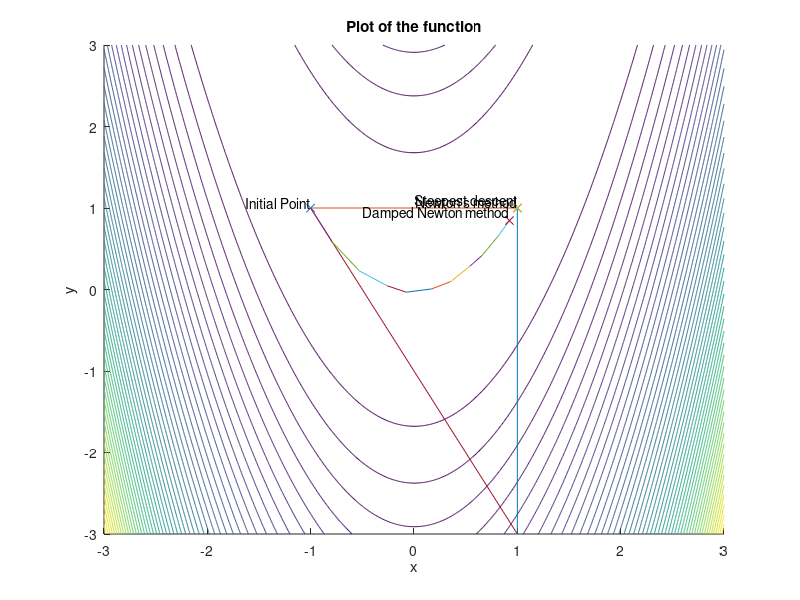

MATLAB code to generate this figure:
function CP_6_9()
format short;
f = @(x) 100*(x(2)-x(1)^2)^2 + (1-x(1))^2;
gradf = @(x) [400*x(1)*(x(1)^2-x(2))+2*(x(1)-1); 200*(x(2)-x(1)^2)];
hessf = @(x) [1200*x(1)^2-400*x(2)+2, -400*x(1); -400*x(1), 200];

tolerance = 1e-6;
max_iteration = 100;
x0 = [-1 0 2; 1 1 1];



for i = 1:1
    
[x, y] = meshgrid(-3.0:0.01:3.0, -3.0:0.01:3.0);
figure(i);
hold on;
contour(-3.0:0.01:3.0, -3.0:0.01:3.0, 100*(y-x.^2).^2 + (1-x).^2, 50);
plot(x0(1,i), x0(2,i), 'x');
text(x0(1,i), x0(2,i), 'Initial Point', 'VerticalAlignment', 'bottom', 'HorizontalAlignment', 'right');
xlabel('x');
ylabel('y');
title('Plot of the function');


    iter_1 = 0;
    x = x0(:, i); % takes the start points column by column
    s = ones(size(x));
    fprintf('Starting point:\n');
    disp(x);
    disp('Steepest descent:');

    %fprintf("\n\n");
    %fprintf("k ||   X || f(x) || grad_x |- \n");
    while norm(s) > tolerance && iter_1 < max_iteration
        iter_1 = iter_1 + 1;
        s = -gradf(x);
        [x_new, alpha] = LineSearch(f, x, s);
        s = x_new - x;
        %fprintf("%d || %12d %12d || %12d || %14d %14d |-\n", iter_1, x, f(x_new), s);
        plot([x(1), x_new(1)], [x(2), x_new(2)], '-');
        x = x_new;
        
        plot(x_new(1), x_new(2) , 'x');
        
        
    end
    fprintf("\n\n");
    disp(x);
    disp(iter_1);
    %plot([x0(1,i), x_new(1)], [x0(2,i), x_new(2)], '-');
    
    plot(x_new(1), x_new(2) , 'x');
    text(x_new(1), x_new(2), 'Steepest descent', 'VerticalAlignment', 'bottom', 'HorizontalAlignment', 'right');

    disp('Newton''s method:');
    iter_2 = 0;
    x_newton = x0(:, i);
    s = ones(size(x_newton));
    while norm(s) > tolerance && iter_2 < max_iteration
        iter_2 = iter_2 + 1;
        s = -(hessf(x_newton)\gradf(x_newton))
        x_newton_old = x_newton;
        x_newton = x_newton + s;
        plot([x_newton_old(1), x_newton(1)], [x_newton_old(2), x_newton(2)], '-');
    end
    disp(x_newton);
    disp(iter_2);

    plot(x_newton(1), x_newton(2) , 'x');
    text(x_newton(1), x_newton(2), 'Newton''s method', 'VerticalAlignment', 'bottom', 'HorizontalAlignment', 'right');


    disp('Damped Newton method:');
    iter_3 = 0;
    x = x0(:, i);
    s = ones(size(x));
    while norm(s) > tolerance && iter_3 < max_iteration
        iter_3 = iter_3 + 1;
        s = -(hessf(x)\gradf(x));
        [x_dampnew, alpha] = LineSearch(f, x, s);
        plot([x(1), x_dampnew(1)], [x(2), x_dampnew(2)], '-');
        s = x_dampnew - x;
        x = x_dampnew;
    end
    disp(x);
    disp(iter_3);

    plot(x_dampnew(1), x_dampnew(2) , 'x');
    text(x_dampnew(1), x_dampnew(2), 'Damped Newton method', 'VerticalAlignment', 'bottom', 'HorizontalAlignment', 'right');
    hold off;


end
  

function [x_new, alpha] = LineSearch(f, x, s)
    % min_alpha f(x+alpha*s)
    k = 0;
    max_iteration = 10;
    f0 = phi(0, f, x, s);
    alpha = 1;
    f1 = phi(alpha, f, x, s);
    
    while f1 > f0 && k < max_iteration
        k = k + 1;
        alpha = alpha / 2;
        f1 = phi(alpha, f, x, s);
    end
    
    options = optimset('TolX', 1e-6, 'MaxIter', 50);
    alpha = fminbnd(@(alpha) phi(alpha, f, x, s), 0, 2*alpha, options);
    x_new = x + alpha * s;
end

function val = phi(alpha, fun, x, s)
    val = feval(fun, x + alpha * s);
end
end